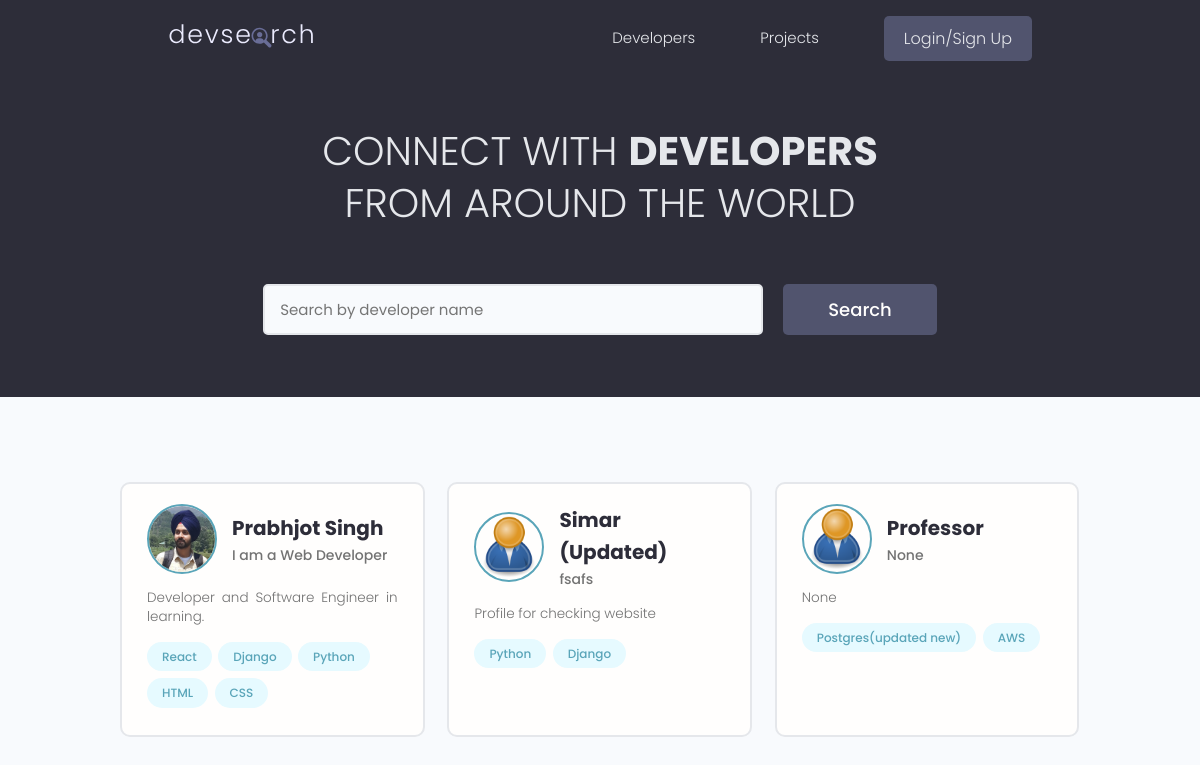
The page / on the database its author committed.
### users/models.py (models this page shows, shortened)
class Profile(models.Model):
    user=models.OneToOneField(User, on_delete=models.CASCADE, null=True, blank=True)
    name=models.CharField(max_length=200, blank=True, null=True)
    email=models.EmailField(max_length=500, blank=True, null=True)
    username=models.CharField(max_length=200, blank=True, null=True)
    location=models.CharField(max_length=200, blank=True, null=True)
    short_intro=models.CharField(max_length=200, blank=True, null=True)
    bio=models.TextField(blank=True, null=True)
    profile_image=models.ImageField(
        null=True, blank=True, upload_to='profiles/', default="profiles/user-default.png")
    social_github=models.CharField(max_length=200, blank=True, null=True)
    social_twitter=models.CharField(max_length=200, blank=True, null=True)
    social_linkedin=models.CharField(max_length=200, blank=True, null=True)
    social_youtube=models.CharField(max_length=200, blank=True, null=True)
    social_website=models.CharField(max_length=200, blank=True, null=True)
    created = models.DateTimeField(auto_now_add=True)
    id = models.UUIDField(default=uuid.uuid4, unique=True,
                          primary_key=True, editable=False)
    class Meta:
        ordering=['created']
    @property
    def imageURL(self):
        try:
            url=self.profile_image.url
        except:
            url=''
        return url

class Skill(models.Model):
    owner = models.ForeignKey(
        Profile, on_delete=models.CASCADE, null=True, blank=True)
    name=models.CharField(max_length=200, blank=True, null=True)
    description=models.TextField(null=True, blank=True)
    created = models.DateTimeField(auto_now_add=True)
    id = models.UUIDField(default=uuid.uuid4, unique=True,
                          primary_key=True, editable=False)
    def __str__(self):
        return str(self.name)

### users/views.py (the view)
# urls.py: path('', views.profiles, name="profiles"),
def profiles(request):
    profiles, search_query=searchProfiles(request)
    custom_range, profiles=paginateProfiles(request, profiles, 6)
    context={'profiles':profiles, 'search_query': search_query, 'custom_range':custom_range}
    return render(request, 'users/profiles.html', context)

### users/utils.py (called while the page is built)
def paginateProfiles(request, profiles, results):
    page=request.GET.get('page')
    paginator=Paginator(profiles, results)
    try:
        profiles=paginator.page(page)
    except PageNotAnInteger:
        page=1
        profiles=paginator.page(page)
    except EmptyPage:
        page=paginator.num_pages
        profiles=paginator.page(page)
    leftIndex=(int(page)-4)
    if leftIndex<1:
        leftIndex=1
    rightIndex=(int(page)+5)
    if rightIndex>paginator.num_pages:
        rightIndex=paginator.num_pages + 1
    custom_range=range(leftIndex, rightIndex)
    return custom_range, profiles

def searchProfiles(request):
    search_query=''
    if request.GET.get('search_query'):
        search_query=request.GET.get('search_query')
    skills=Skill.objects.filter(name__icontains=search_query)
    profiles=Profile.objects.distinct().filter(
        Q(name__icontains=search_query)  | Q(short_intro__icontains=search_query) |
        Q(skill__in=skills) )
    return profiles, search_query

### users/templates/users/profiles.html (shortened to what this page needs)
{% extends 'main.html' %}
{% block content %}
<main class="home">
    <section class="hero-section text-center">
        <div class="container container--narrow">
            <div class="hero-section__box">
                <h2>CONNECT WITH <span>DEVELOPERS</span></h2>
                <h2>FROM AROUND THE WORLD</h2>
            </div>
            <div class="hero-section__search">
                <form id="searchForm" class="form" action="{% url 'profiles' %}" method="get">
                    <div class="form__field">
                        <input class="input input--text" id="formInput#search" type="text" name="search_query"
                            value="{{search_query}}" placeholder="Search by developer name" />
                    </div>
                    <input class="btn btn--sub btn--lg" type="submit" value="Search" />
                </form>
            </div>
        </div>
    </section>
    <section class="devlist">
        <div class="container">
            <div class="grid grid--three">
                {% for profile in profiles %}
                <div class="column card">
                    <div class="dev">
                        <a href="{% url 'user-profile' profile.id %}" class="card__body">
                            <div class="dev__profile">
                                <img class="avatar avatar--md" src="{{ profile.imageURL}}" alt="image" />
                                <div class="dev__meta">
                                    <h3>{{profile.name}}</h3>
                                    <h5>{{profile.short_intro|slice:"60"}}</h5>
                                </div>
                            </div>
                            <p class="dev__info">{{profile.bio|slice:"150"}}</p>
                            <div class="dev__skills">
                                {% for skill in profile.skill_set.all|slice:"5" %}
                                <span class="tag tag--pill tag--main">
                                    <small>{{skill}}</small>
                                </span>
                                {% endfor %}
                            </div>
                        </a>
                    </div>
                </div>
                {% endfor %}
            </div>
        </div>
    </section>
</main>
{% endblock content %}

### static/styles/app.css (style rules this page uses)
:root { --color-sub: #2d2d39; }
.btn--sub { background-color: var(--color-sub-light); }
.card { border: 2px solid var(--color-light); }
img { width: 100%; }
.hero-section { height: 40vh; display: flex; align-items: center; background-color: var(--color-sub); }
.hero-section__box { margin-bottom: 4rem; }
.hero-section__box > h2, .hero-section__box > h2 > span { font-size: 4rem; color: var(--color-light); line-height: 1.3; text-transform: uppercase; }
.hero-section__box > h2 { font-weight: 300; }
.hero-section__box > h2 > span { font-weight: 700; }
.hero-section__search > .form { display: flex; align-items: center; justify-content: center; gap: 2rem; }
.hero-section__search > .form input.input--text { width: 50rem; }
.devlist { margin-top: 8rem; }
.devlist .grid { align-items: stretch; }
.devlist .dev .dev__profile { display: flex; align-items: center; gap: 1.5rem; }
.devlist .dev .dev__meta h3 { color: var(--color-sub); font-size: 2rem; font-weight: 700; }
.devlist .dev .dev__meta h5 { color: var(--color-text); font-size: 1.4rem; font-weight: 500; }
.devlist .dev .dev__info { margin: 1.5rem 0; font-size: 1.35rem; line-height: 1.4; text-align: justify; }

### static/uikit/styles/modules/_variables.css (style rules this page uses)
:root { --color-main: #5aa5b9; --color-main-light: #e6faff; --color-sub: #3f4156; --color-sub-light: #51546e; --color-sub-lighter: #ededfd; --color-text: #737373; --color-gray: #8b8b8b; --color-light: #e5e7eb; --color-light-gray: #767676; --color-bg: #f8fafd; --color-white: #fffefd; --color-white-light: #f3f3f3; --color-success: #359e64; --color-success-bg: #def8e8; --color-error: #fc4b0b; --color-error-bg: #fff2ee; --font-base: 'Poppins', arial, helvetica, 'Segoe UI', roboto, ubuntu, sans-serif; --font-monospace: 'Fira Code', 'Courier New', courier, monospace; --font-regular: 300; --font-medium: 500; --font-bold: 700; --generic-shadow: 1px 1px 5px #00000010; --generic-transition: all 0.3s ease-in-out; }

### static/uikit/styles/modules/_base.css (style rules this page uses)
* { margin: 0; padding: 0; box-sizing: border-box; text-rendering: optimizeLegibility; color: inherit; font-size: inherit; }
html { font-size: 50%; }
@media only screen and (min-width: 480px) { html { font-size: 56.25%; } }
@media only screen and (min-width: 1200px) { html { font-size: 62.5%; } }
body { line-height: 1.6; font-weight: 400; font-size: 1.5rem; color: var(--color-text); background-color: var(--color-bg); min-height: 100vh; }

### static/uikit/styles/modules/_typography.css (style rules this page uses)
* { font-family: var(--font-base); }
h2 { font-size: 3.6rem; font-weight: var(--font-bold); }
h3 { font-size: 3.2rem; font-weight: var(--font-medium); }
h5 { font-size: 2.4rem; font-weight: var(--font-medium); }
h5, h6 { font-weight: var(--font-regular); }
p, span, strong { font-size: 1.6rem; color: var(--color-text); font-weight: var(--font-regular); }
a { padding-bottom: 2px; text-decoration: none; display: inline-block; color: var(--color-main); font-weight: var(--font-medium); }

### static/uikit/styles/modules/_utilities.css (style rules this page uses)
.container { width: 92%; max-width: 165rem; margin: 0 auto; box-sizing: border-box; }
.container--narrow { width: 92%; max-width: 120rem; }
@media screen and (min-width: 1000px) { .container { width: 90%; } }
@media screen and (min-width: 1000px) { .container--narrow { width: 85%; } }
@media screen and (min-width: 1200px) { .container { width: 80%; } }
@media screen and (min-width: 1200px) { .container--narrow { width: 72%; } }
.text-center { text-align: center; }

### static/uikit/styles/modules/_avatar.css (style rules this page uses)
.avatar { border-radius: 50%; border: 2px solid var(--color-main); object-fit: cover; }
.avatar--md { height: 7rem; width: 7rem; }

### static/uikit/styles/modules/_button.css (style rules this page uses)
.btn { display: inline-block; position: relative; cursor: pointer; background-color: var(--color-light); font-weight: var(--font-medium); color: var(--color-sub); text-decoration: none; padding: 1rem 2rem; border-radius: 0.5rem; border: none; width: -webkit-fit-content; width: -moz-fit-content; width: fit-content; height: -webkit-fit-content; height: -moz-fit-content; height: fit-content; font-size: 1.6rem; outline-width: 0; outline-color: transparent; -webkit-backface-visibility: hidden; backface-visibility: hidden; transition: all 0.3s ease-in-out; }
.btn--sub { background-color: var(--color-sub); color: var(--color-white); }
.btn--lg { font-size: 1.8rem; padding: 1.2rem 4.5rem; }

### static/uikit/styles/modules/_card.css (style rules this page uses)
.card { border-radius: 1rem; background-color: var(--color-white); border: 1.5px solid var(--color-light); width: auto; height: auto; margin-top: 0.5rem; margin-bottom: 0.5rem; overflow: hidden; }
.card__body, .card__header { padding: 2rem 2.5rem; }

### rows shown on the page
Profile: imageURL (picture), name "Prabhjot Singh", short_intro "I am a Web Developer", bio "Developer and Software Engineer in learning."
Skill: name "React"
Skill: name "Django"
Skill: name "Python"
Skill: name "HTML"
Skill: name "CSS"
Profile: imageURL (placeholder picture), name "Simar (Updated)", short_intro "fsafs", bio "Profile for checking website"
Skill: name "Python"
Skill: name "Django"
Profile: imageURL (placeholder picture), name "Professor", short_intro "None", bio "None"
Skill: name "Postgres(updated new)"
Skill: name "AWS"
